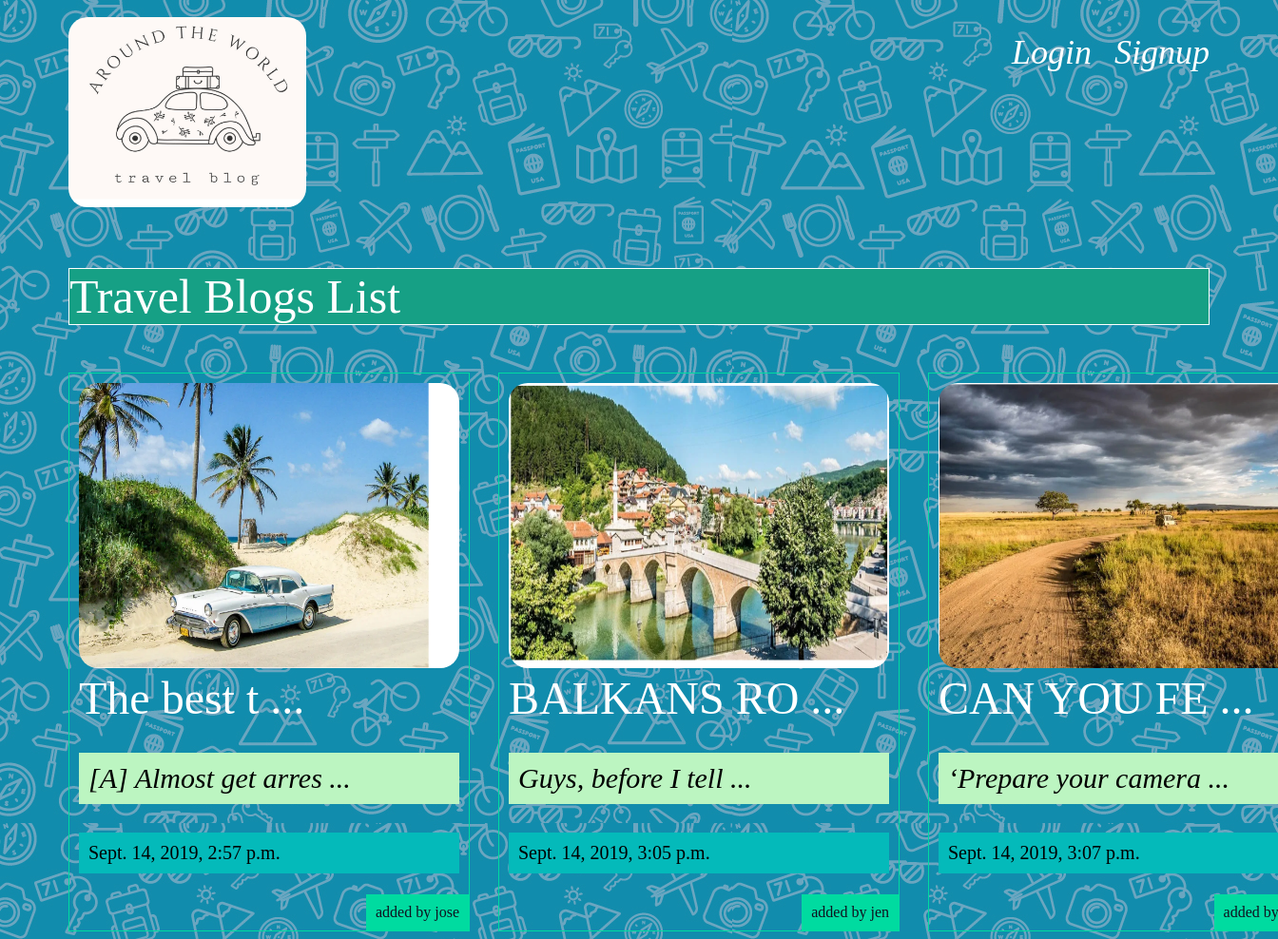
The app's page /articles/ with its own data.
### articles/models.py (models this page shows, shortened)
class Article(models.Model):
	title = models.CharField(max_length=100)
	slug = models.SlugField()
	body = models.TextField()
	date = models.DateTimeField(auto_now_add=True)
	thumb = models.ImageField(default='default.png', blank=True)
	author = models.ForeignKey(User, default=1, on_delete=models.SET_DEFAULT)
	def snippet(self):
		return self.body[:20] + ' ...'
	def snippet_title(self):
		return self.title[:10] + ' ...'

### articles/views.py (the view)
def article_list(request):
	articles = Article.objects.all().order_by('date')
	return render(request,'articles/article_list.html',{'articles':articles})

### articles/templates/articles/article_list.html
{% extends 'base_layout.html' %}
{% block content%}
    <p class="one">Travel Blogs List</p>
    <div class="articles">
    {% for article in articles %}
        <div class="article">
            <a href="{% url 'articles:detail' slug=article.slug %}"><img class ="one" src="{{article.thumb.url}}" alt="Logo" width="400" height="300" class="center"></a>
            <h2><a href="{% url 'articles:detail' slug=article.slug %}">{{ article.snippet_title }}</a></h2>
            <p class="two">{{ article.snippet }}</p>
            <p class="three">{{ article.date }}</p>
            <p class="author">added by {{ article.author.username }}</p>
        </div>
    {% endfor %}
    </div>
{% endblock %}

### templates/base_layout.html (shortened to what this page needs)
{% load static from staticfiles %}
<!DOCTYPE html>
<html>
    <head>
        <link rel="stylesheet" href="{% static 'styles.css' %}">
    </head>
    <body>
        <header class="wrapper">
            <a href="{% url 'home' %}"><img class ="one" src="{% static 'logo.png' %}" alt="Travel Blogs" width="250" height="200"/></a></h1>
            <nav>
                <ul>
                    {% if user.is_authenticated %}
                    <li>
                        <form class="logout-link" action="{% url 'accounts:logout' %}" method="post">
                            {% csrf_token %}
                            <button type="submit">Logout</button>
                        </form>
                    </li>
                    <li><a href="{% url 'articles:create' %}" class="highlight">Create New Blog</a></li>
                    {% else %}
                    <li><a href="{% url 'accounts:login' %}">Login</a></li>
                    <li><a href="{% url 'accounts:signup' %}">Signup</a></li>
                    {% endif %}
                </ul>
            </nav>
        </header>
        <div class="wrapper">
            {% block content %}
            {% endblock %}
        </div>
    </body>
</html>

### assets/styles.css (style rules this page uses)
body { background-color: #0f121f; background-image: url(/static/bg_default.jpg); color: #fff; }
body * { font-family: Ubuntu; }
h1, h2, h3, h4, h5 { font-weight: normal; margin: 0; }
a, a:hover, a:visited { color: #fff; text-decoration: none; }
.wrapper { max-width: 1200px; margin: 0 auto; }
header { display: grid; grid-template-columns: 1fr 1fr; padding: 10px 0; }
nav { justify-self: end; }
nav li { display: inline-block; list-style-type: none; margin-left: 20px; font-size: 36px; font-style: Italic; }
.articles { display: grid; grid-template-columns: 1fr 1fr 1fr; grid-gap: 30px; }
.article { padding: 10px; border: 1px solid #00dba0; position: relative; padding-bottom: 40px; }
.article h2 { font-size: 3em; }
.article .author { padding: 10px; background: #00dba0; position: absolute; right: 0; bottom: 0; margin: 0; color: #0f121f; }
img.one { border-radius: 20px; }
p.one { background-color: #16a085; border: 1px solid; font-size: 50px; margin: 5; }
p.two { background-color: #bcf5c1; font-size: 30px; font-style: italic; color: black; padding: 10px; }
p.three { background-color: #04baba; font-size: 20px; font-style: bold; color: black; padding: 10px; }

### records on screen
Article: thumb (picture), snippet_title "The best t ...", snippet "[A] Almost get arres ...", date "Sept. 14, 2019, 2:57 p.m.", author.username "jose"
Article: thumb (picture), snippet_title "BALKANS RO ...", snippet "Guys, before I tell ...", date "Sept. 14, 2019, 3:05 p.m.", author.username "jen"
Article: thumb (picture), snippet_title "CAN YOU FE ...", snippet "‘Prepare your camera ...", date "Sept. 14, 2019, 3:07 p.m."
